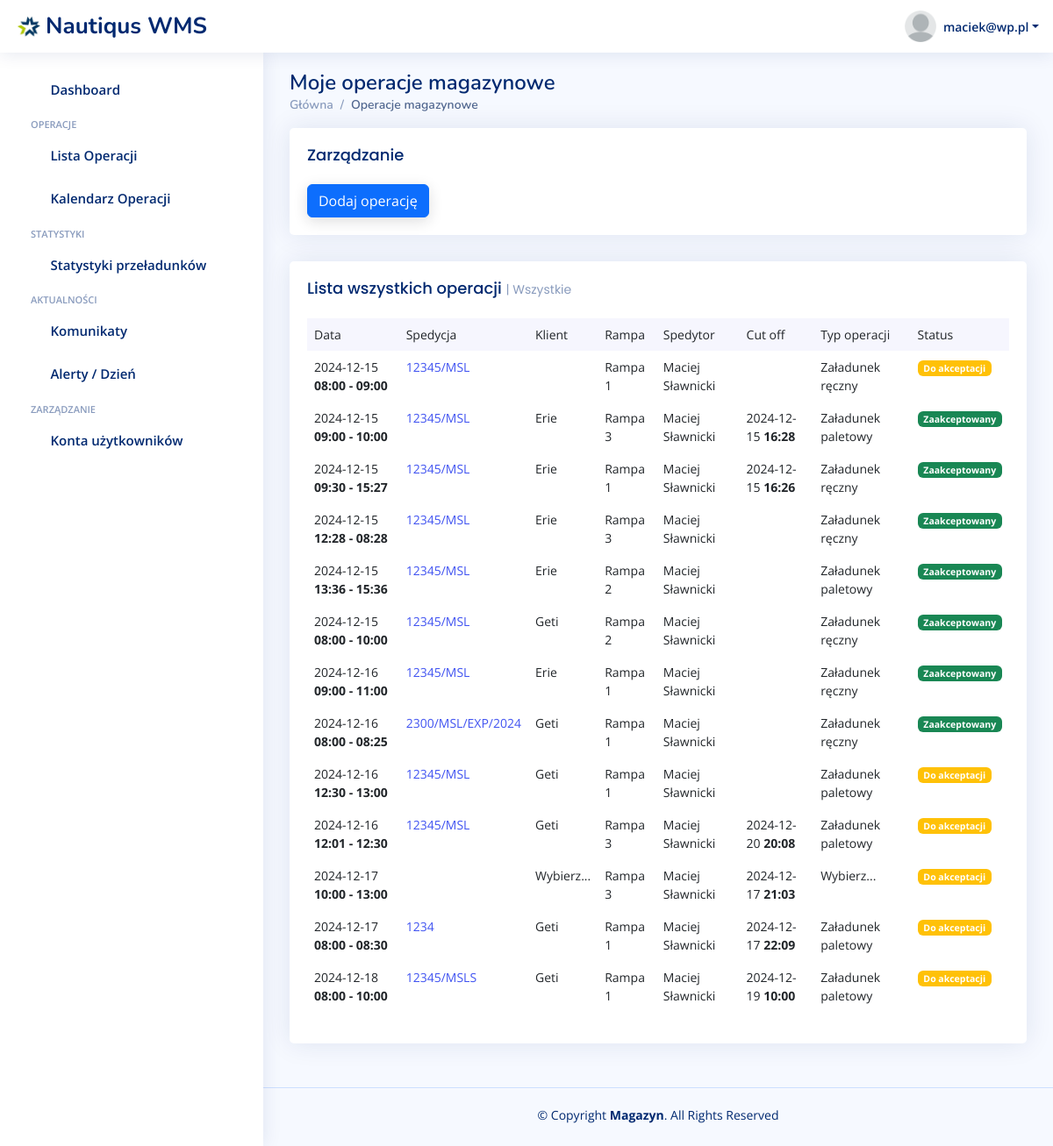
The app's page /operacje/moje (signed in), older data.
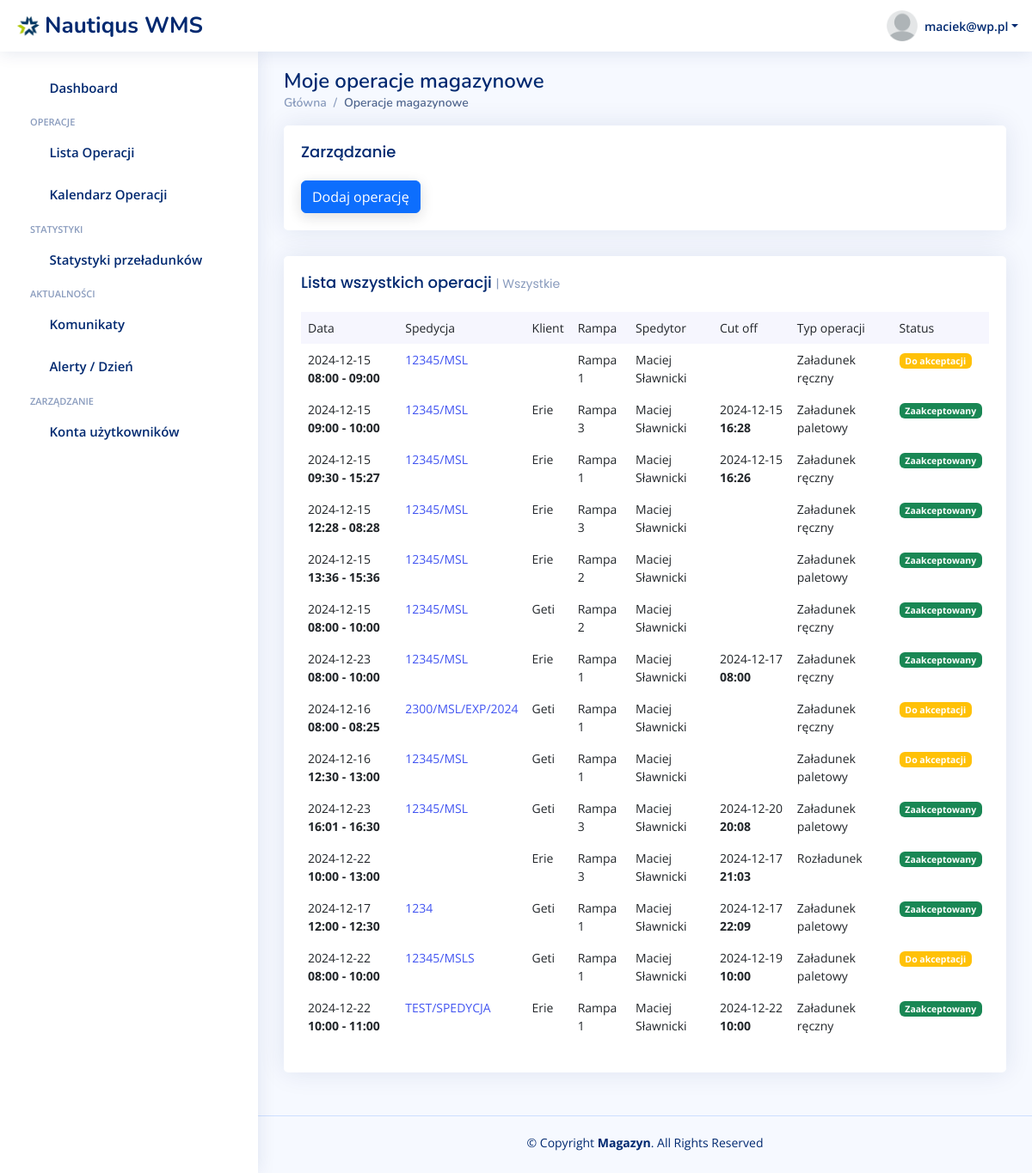
The same page, newer data.
### warehouse/models.py (models this page shows, shortened)
class Operation(models.Model):
    OPERATION_CHOICES = [
        ('pallets_loading', 'Załadunek paletowy'),
        ('manual_loading', 'Załadunek ręczny'),
        ('unloading', 'Rozładunek'),
    ]
    RAMP_CHOICES = [
        ('ramp1', 'Rampa 1'),
        ('ramp2', 'Rampa 2'),
        ('ramp3', 'Rampa 3'),
    ]
    STATUS_CHOICES = [
        ('pending', 'Do akceptacji'),
        ('accepted', 'Zaakceptowany'),
    ]
    CUSTOMER_CHOICES = [
        ('erie', 'Erie'),
        ('laktopol', 'Laktopol'),
        ('geti', 'Geti'),
        ('huzar', 'Huzar'),
    ]
    user = models.ForeignKey(
        CustomUser,  # Odwołanie do wbudowanego modelu użytkownika
        on_delete=models.CASCADE,  # Usunięcie użytkownika usuwa jego instancje
        related_name='created_objects',  # Opcjonalnie: alias do odwołania
        verbose_name='Utworzone przez'
    )
    start_time = models.DateTimeField()
    end_time = models.DateTimeField()
    cut_off = models.DateTimeField(blank=True, null=True)
    operation_type = models.CharField(
        max_length=15,
        choices=OPERATION_CHOICES,
        default='loading',
        verbose_name="Typ operacji"
    )
    ramp_number = models.CharField(
        max_length=15,
        choices=RAMP_CHOICES,
        default='ramp1',
        verbose_name="Numer rampy"
    )
    status = models.CharField(
        max_length=15,
        choices=STATUS_CHOICES,
        default='pending',
        verbose_name="Status"
    )
    spedition_number = models.CharField(max_length=15)
    customer = models.CharField(
        max_length=20,
        choices=CUSTOMER_CHOICES,
        verbose_name="Klient"
    )

### warehouse/views.py (the view)
# urls.py: path('operacje/moje', views.my_operations, name='my_operations'),
@login_required
def my_operations(request):
    context = {'operations_future': Operation.objects.filter(start_time__date__gte=datetime.now().strftime("%Y-%m-%d"), user=request.user),
               'operations_all': Operation.objects.filter(user=request.user)
               }
    return render(request, 'warehouse/my-operations.html', context)

### warehouse/templates/warehouse/my-operations.html (shortened to what the changed rows need)
{% extends 'base.html' %}
{% load static %}
{% static "" as staticUrl %}
{% block content %}
<main id="main" class="main">
    <div class="pagetitle">
        <h1>Moje operacje magazynowe</h1>
    </div>
    <section class="section dashboard">
        <div class="row">
            <div class="col-lg-12">
            <div class="col-lg-12">
                <div class="row">
                    <div class="col-12">
                        <div class="card recent-sales overflow-auto">
                            <div class="card-body">
                                <table class="table table-borderless datatable">
                                    <thead>
                                    <tr>
                                        <th scope="col">Data</th>
                                        <th scope="col">Spedycja</th>
                                        <th scope="col">Klient</th>
                                        <th scope="col">Rampa</th>
                                        <th scope="col">Spedytor</th>
                                        <th scope="col">Cut off</th>
                                        <th scope="col">Typ operacji</th>
                                        <th scope="col">Status</th>
                                    </tr>
                                    </thead>
                                    <tbody>
                                    {% for operation in operations_all %}
                                    <tr>
                                        <th scope="row">{{ operation.start_time|date:"Y-m-d" }} <b> {{ operation.start_time|date:"H:i" }} - {{ operation.end_time|date:"H:i" }}</b></th>
                                        <td><a href="/operacje/{{ operation.pk }}">{{ operation.spedition_number }}</a></td>
                                        <td>{{ operation.get_customer_display }}</td>
                                        <td>{{ operation.get_ramp_number_display }}</td>
                                        <td>Maciej Sławnicki</td>
                                        <th scope="row">{{ operation.cut_off|date:"Y-m-d" }} <b> {{ operation.cut_off|date:"H:i" }}</b></th>
                                        <td>{{ operation.get_operation_type_display }}</td>
                                        <td><span class="badge
                                            {% if operation.status == 'pending' %}bg-warning
                                            {% elif operation.status == 'accepted' %}bg-success
                                            {% endif %}">
                                            {{ operation.get_status_display }}
                                        </span></td>
                                    </tr>
                                    {% endfor %}
                                    </tbody>
                                </table>
                            </div>
                        </div>
                    </div>
                </div>
            </div>
            </div>
        </div>
    </section>
</main>
{% endblock %}

Row changes from the older to the newer data that the page shows:
changed Operation (number 7 of 14 on the later page): start_time "2024-12-16" → "2024-12-23"; start_time "09:00" → "08:00"; end_time "11:00" → "10:00"; cut_off (not shown) → "2024-12-17"; cut_off (not shown) → "08:00"
changed Operation "2300/MSL/EXP/2024": status "Zaakceptowany" → "Do akceptacji"
changed Operation (number 10 of 14 on the later page): start_time "2024-12-16" → "2024-12-23"; start_time "12:01" → "16:01"; end_time "12:30" → "16:30"; status "Do akceptacji" → "Zaakceptowany"
changed Operation: start_time "2024-12-17" → "2024-12-22"; customer "Wybierz..." → "Erie"; operation_type "Wybierz..." → "Rozładunek"; status "Do akceptacji" → "Zaakceptowany"
changed Operation (number 12 of 14 on the later page): start_time "08:00" → "12:00"; end_time "08:30" → "12:30"; status "Do akceptacji" → "Zaakceptowany"
changed Operation "12345/MSLS": start_time "2024-12-18" → "2024-12-22"
added Operation: start_time "2024-12-22", start_time "10:00", end_time "11:00", spedition_number "TEST/SPEDYCJA", customer "Erie", ramp_number "Rampa 1", cut_off "2024-12-22", cut_off "10:00", operation_type "Załadunek ręczny", status "Zaakceptowany"
